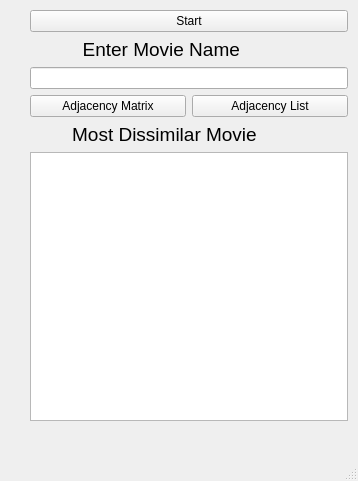
<?xml version="1.0" encoding="UTF-8"?>
<ui version="4.0">
 <class>MainWindow</class>
 <widget class="QMainWindow" name="MainWindow">
  <property name="geometry">
   <rect>
    <x>0</x>
    <y>0</y>
    <width>358</width>
    <height>481</height>
   </rect>
  </property>
  <property name="windowTitle">
   <string>MainWindow</string>
  </property>
  <property name="styleSheet">
   <string notr="true"/>
  </property>
  <widget class="QWidget" name="centralwidget">
   <widget class="QWidget" name="">
    <property name="geometry">
     <rect>
      <x>30</x>
      <y>10</y>
      <width>318</width>
      <height>411</height>
     </rect>
    </property>
    <layout class="QVBoxLayout" name="verticalLayout">
     <item>
      <widget class="QPushButton" name="pushButton">
       <property name="text">
        <string>Start</string>
       </property>
      </widget>
     </item>
     <item>
      <widget class="QLabel" name="label">
       <property name="font">
        <font>
         <pointsize>14</pointsize>
        </font>
       </property>
       <property name="text">
        <string>          Enter Movie Name</string>
       </property>
      </widget>
     </item>
     <item>
      <widget class="QLineEdit" name="lineEdit">
       <property name="text">
        <string/>
       </property>
      </widget>
     </item>
     <item>
      <layout class="QHBoxLayout" name="horizontalLayout">
       <item>
        <widget class="QPushButton" name="pushButton_3">
         <property name="text">
          <string>Adjacency Matrix</string>
         </property>
        </widget>
       </item>
       <item>
        <widget class="QPushButton" name="pushButton_2">
         <property name="text">
          <string>Adjacency List</string>
         </property>
        </widget>
       </item>
      </layout>
     </item>
     <item>
      <widget class="QLabel" name="label_2">
       <property name="font">
        <font>
         <pointsize>14</pointsize>
        </font>
       </property>
       <property name="text">
        <string>        Most Dissimilar Movie</string>
       </property>
      </widget>
     </item>
     <item>
      <widget class="QListWidget" name="listWidget"/>
     </item>
    </layout>
   </widget>
  </widget>
  <widget class="QMenuBar" name="menubar">
   <property name="geometry">
    <rect>
     <x>0</x>
     <y>0</y>
     <width>358</width>
     <height>26</height>
    </rect>
   </property>
  </widget>
  <widget class="QStatusBar" name="statusbar"/>
 </widget>
 <resources/>
 <connections/>
</ui>
